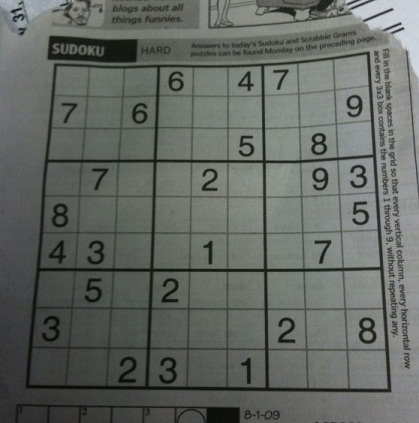
#> input picture dave.jpg, 419 x 423 px
$ python cannyedge.py   (older library calls are emulated)
#> lines starting #> are read from the running program, lines starting #| are printed output that depends on the picture; after the words box and inside, x2 and y2 are one past the last pixel; in counts of white or black regions, pixels touching at a corner belong together
import cv2
import numpy as np
import math


def NonMaxSup(GM, Grad):#nonmaximum suppression
        NMS = np.zeros(GM.shape)
        for i in range(1, int(GM.shape[0]) - 1):
            for j in range(1, int(GM.shape[1]) - 1):
                if ((Grad[i, j] >= -22.5 and Grad[i, j] <= 22.5) or (Grad[i, j] <= -157.5 and Grad[i, j] >= 157.5)):
                    if ((GM[i, j] > GM[i, j + 1]) and (GM[i, j] > GM[i, j - 1])):
                        NMS[i, j] = GM[i, j]
                    else:
                        NMS[i, j] = 0
                if ((Grad[i, j] >= 22.5 and Grad[i, j] <= 67.5) or (Grad[i, j] <= -112.5 and Grad[i, j] >= -157.5)):
                    if ((GM[i, j] > GM[i + 1, j + 1]) and (GM[i, j] > GM[i - 1, j - 1])):
                        NMS[i, j] = GM[i, j]
                    else:
                        NMS[i, j] = 0
                if ((Grad[i, j] >= 67.5 and Grad[i, j] <= 112.5) or (Grad[i, j] <= -67.5 and Grad[i, j] >= -112.5)):
                    if ((GM[i, j] > GM[i + 1, j]) and (GM[i, j] > GM[i - 1, j])):
                        NMS[i, j] = GM[i, j]
                    else:
                        NMS[i, j] = 0
                if ((Grad[i, j] >= 112.5 and Grad[i, j] <= 157.5) or (Grad[i, j] <= -22.5 and Grad[i, j] >= -67.5)):
                    if ((GM[i, j] > GM[i + 1, j - 1]) and (GM[i, j] > GM[i - 1, j + 1])):
                        NMS[i, j] = GM[i, j]
                    else:
                        NMS[i, j] = 0

        return NMS


def thresholding(img):#Hysteresis Thresholding

    lowThresholdRatio = 0
    highThresholdRatio =0.1
    GSup = np.copy(img)
    h = int(GSup.shape[0])
    w = int(GSup.shape[1])
    highThreshold = np.max(GSup) * highThresholdRatio
    lowThreshold = highThreshold * lowThresholdRatio
    x = 0.1
    oldx = 0


    while (oldx != x):
        oldx = x
        for i in range(1, h - 1):
            for j in range(1, w - 1):
                if (GSup[i, j] > highThreshold):
                    GSup[i, j] = 1
                elif (GSup[i, j] < lowThreshold):
                    GSup[i, j] = 0
                else:
                    if ((GSup[i - 1, j - 1] > highThreshold) or
                            (GSup[i - 1, j] > highThreshold) or
                            (GSup[i - 1, j + 1] > highThreshold) or
                            (GSup[i, j - 1] > highThreshold) or
                            (GSup[i, j + 1] > highThreshold) or
                            (GSup[i + 1, j - 1] > highThreshold) or
                            (GSup[i + 1, j] > highThreshold) or
                            (GSup[i + 1, j + 1] > highThreshold)):
                        GSup[i, j] = 1
        x = np.sum(GSup == 1)

    GSup = (GSup == 1) * GSup

    return GSup


img = cv2.imread('dave.jpg')
#> img is the input picture: shape (423, 419, 3); mean B, G, R 98.9, 103.6, 99.4
gray = cv2.cvtColor(img,cv2.COLOR_BGR2GRAY)
blur = cv2.GaussianBlur(gray,(5,5),5) #gaussian filter

blur1 = cv2.GaussianBlur(gray,(5,5),15)
xkernel = np.array([[0 ,0,0],[1 ,0,-1],[0 ,0,0]])
ykernel =  np.array([[0 ,1,0],[0,0,0],[0 ,-1,0]])
prwkernel = np.array([[1 ,2,1],[0 ,0,0],[-1 ,-1,-1]])
xsobel = np.array([[1 ,2,1],[0 ,0,0],[-1 ,-2,-1]])
ysobel = np.array([[1 ,0,-1],[2 ,0,-2],[1 ,0,-1]])
print(len(blur[0]),len(blur))
#| 419 423


print(xkernel)

ix= cv2.filter2D(blur,ddepth=cv2.CV_16S,kernel=xkernel) #convultion with dervitavie mask in x axis
iy = cv2.filter2D(blur,ddepth=cv2.CV_16S,kernel=ykernel)#convultion with dervitavie mask in y axis
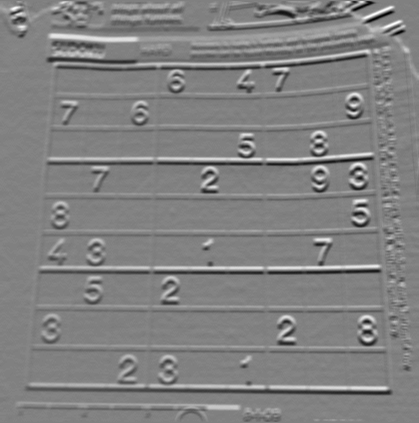
#> iy: shape (423, 419) int16; min -52, max 51, mean 0.3; drawn with min black and max white


#cv2.imshow('ix', ix)
#cv2.imshow('iy', iy)
GM = np.zeros(shape=(ix.shape))
Dir = np.zeros(shape=(ix.shape))
print("yo",math.degrees(math.atan2(-1,1))+360)

for i in range(0,len(ix[0])):
    for j in range(0,len(ix)):
        #print(i,j)
        xn = pow(ix[j][i],2)
        yn = pow(iy[j][i],2)
        GM[j][i] = pow(xn + yn,1/2) #gradiant magnitude

        Dir[j][i]=math.degrees(math.atan2(iy[j][i],ix[j][i])) #gradiant direction
        if(Dir[j][i]<0):
            Dir[j][i] = Dir[j][i] + 360
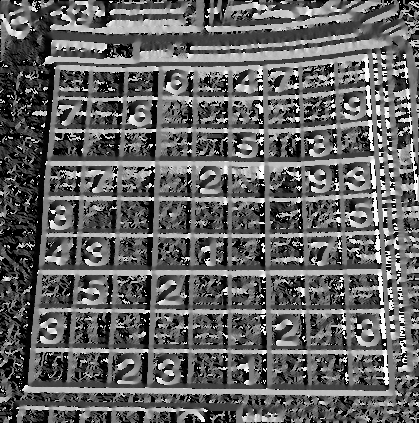
#> Dir: shape (423, 419) float64; min 0, max 358.7, mean 140.5; drawn with min black and max white
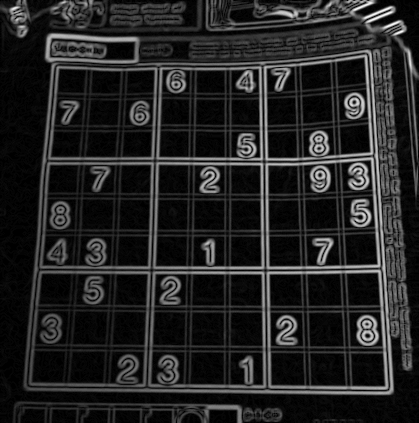
#> GM: shape (423, 419) float64; min 0, max 56.46, mean 8; drawn with min black and max white

nms = NonMaxSup(GM, Dir)
#> after the loop in NonMaxSup, `for i in range(1, int(GM.shape[0]) - 1):`:
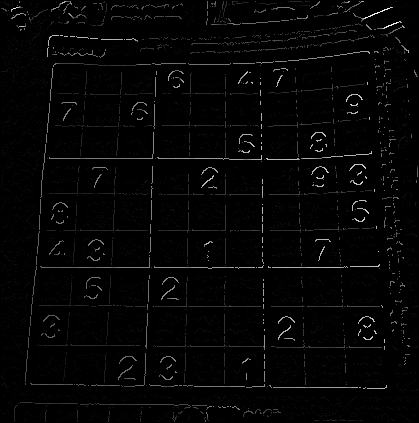
#> NMS: shape (423, 419) float64; min 0, max 56.36, mean 1.1; drawn with min black and max white
output=thresholding(nms)
#> in thresholding, `highThreshold = np.max(GSup) * highThresholdRatio`: highThreshold = 5.64
#> in thresholding, `lowThreshold = highThreshold * lowThresholdRatio`: lowThreshold = 0
#> the loop in thresholding, `while (oldx != x):` made 2 passes
#> x on pass 1: 23340
#> (oldx, x) on pass 2: (23340, 23340)
#> after the loop in thresholding, `while (oldx != x):`:
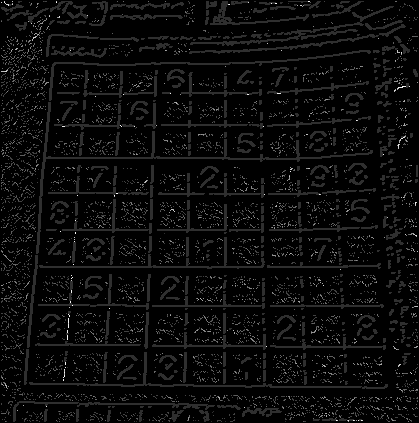
#> GSup: shape (423, 419) float64; 13.03% of pixels changed, all inside (x1, y1, x2, y2) = (1, 1, 418, 422); drawn with min black and max white
#> in thresholding, `GSup = (GSup == 1) * GSup`:
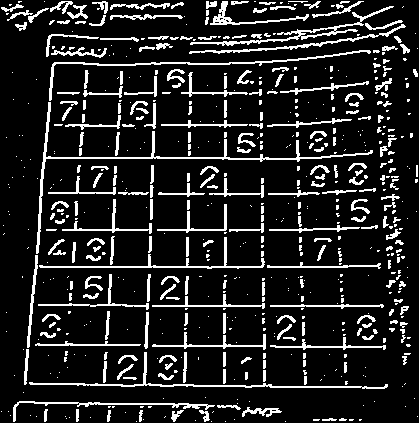
#> GSup: shape (423, 419) float64; values 0 (black) and 1 (white), 13.2% white in thin lines or dots
cv2.imshow('wwww', img)

cv2.imshow('blur', blur)

cv2.imshow('GM', nms)
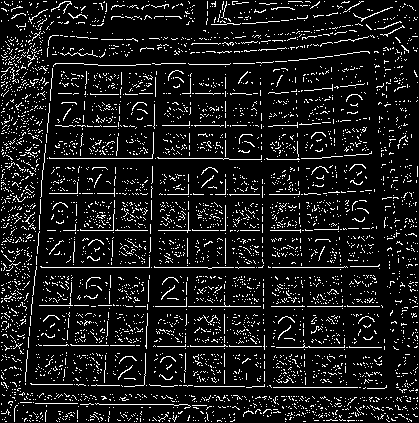
#> window 'GM': shape (423, 419); 10.1% white in thin lines or dots
cv2.imshow('output', output)


cv2.waitKey(0)
cv2.destroyAllWindows()

$ run again, with 2.jpg copied over dave.jpg
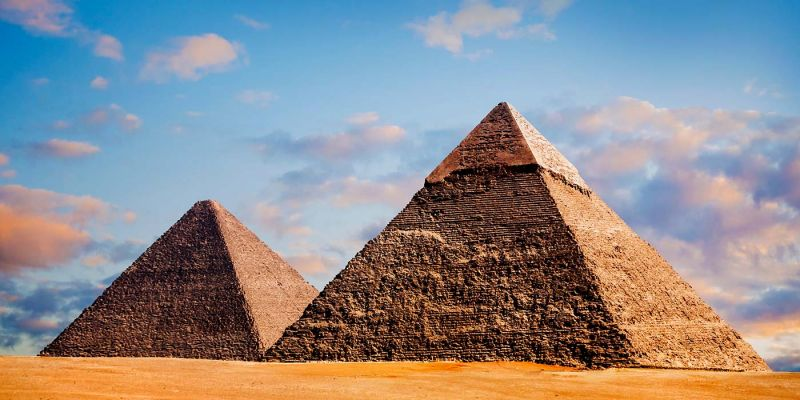
#> input picture 2.jpg, 800 x 400 px
#> img is the input picture: shape (400, 800, 3); mean B, G, R 142.6, 140, 141.8
#| 800 400
#> after the loop in NonMaxSup, `for i in range(1, int(GM.shape[0]) - 1):`:
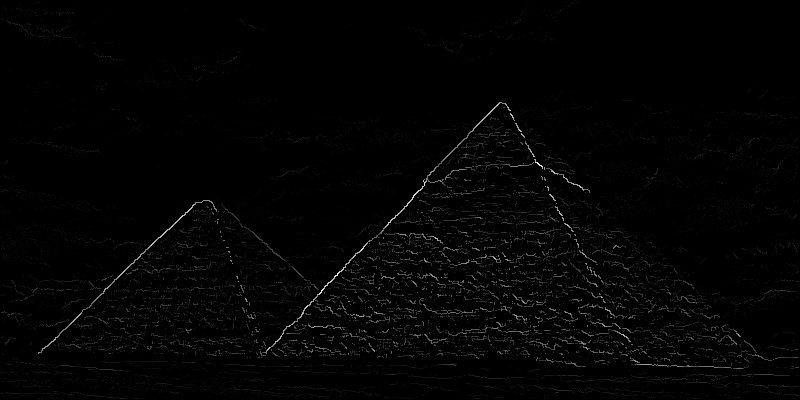
#> NMS: shape (400, 800) float64; min 0, max 91.22, mean 1.1; drawn with min black and max white
#> highThreshold = 9.12
#> lowThreshold = 0
#> the loop in thresholding, `while (oldx != x):` made 2 passes
#> x on pass 1: 34813
#> `cv2.imshow('GM', nms)`:
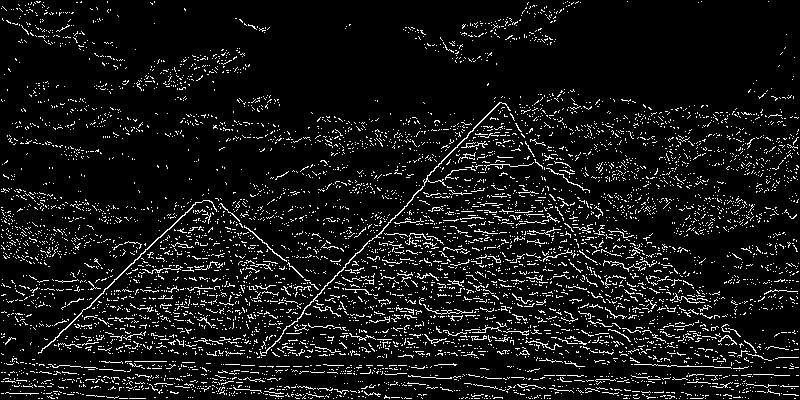
#> window 'GM': shape (400, 800); 8.2% white in thin lines or dots
